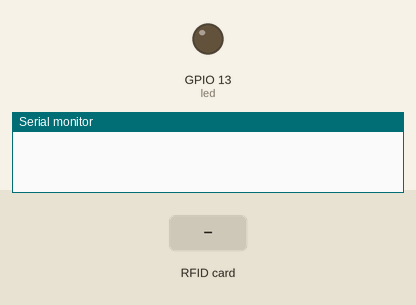
Bench run of a sketch on a simulated ESP32. On the bench: output pins drawn as LEDs (lit = HIGH), the last lines printed to the serial monitor. The test bench sets the inputs (shaded band). Nothing arrives over Bluetooth unless stated.

Above: at 1.2 s.
1.3 s: RFID card CA 10 53 19 held to the reader
At 2.5 s:
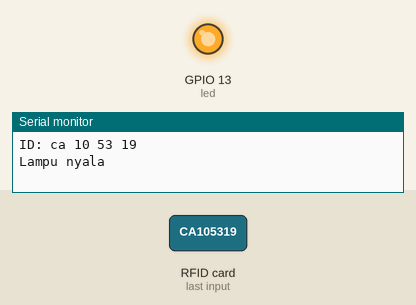
2.8 s: RFID card 17 28 51 34 held to the reader
At 4.0 s:
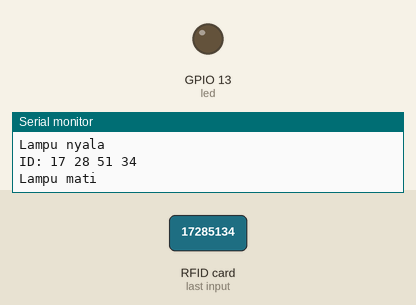
Timing chart, 0 to 5.8 s (numbered marks = the images above; inputs shaded):
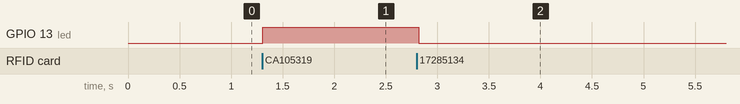

Measured:
- after the input at 1.3 s, GPIO 13 (led): LOW → HIGH at once
- after the input at 2.8 s, GPIO 13 (led): HIGH → LOW at once

The sketch:

RFID.ino
```cpp
#include "BluetoothSerial.h"
#include <MFRC522.h> //library responsible for communicating with the module RFID-RC522
#include <SPI.h> //library responsible for communicating of SPI bus


#if !defined(CONFIG_BT_ENABLED) || !defined(CONFIG_BLUEDROID_ENABLED)
#error Bluetooth is not enabled! Please run `make menuconfig` to and enable it
#endif


#define SS    21
#define RST   22
#define led   13

// Defined pins to module RC522
MFRC522 mfrc522(SS, RST);


BluetoothSerial SerialBT;

void setup() {
  Serial.begin(115200);
  SPI.begin(); // Init SPI bus
  SerialBT.begin("ESP32-miniProject"); //Bluetooth device name
  pinMode(led,OUTPUT);

  // Init MFRC522
  mfrc522.PCD_Init();

}

String Led = "Led mati";

void loop(){
  String code="";
  if ( mfrc522.PICC_IsNewCardPresent()){
    if ( mfrc522.PICC_ReadCardSerial()){
      for(byte i = 0; i < mfrc522.uid.size; i++) {
        String a =  mfrc522.uid.uidByte[i] < 0x10 ? " 0" : " ";
        String b = String ( mfrc522.uid.uidByte[i], HEX);
        String tampung = a+b;
        code = code+tampung;
      }

      Serial.print("ID:");
      Serial.println(code);

      SerialBT.print("ID:");
      SerialBT.println(code);
      mfrc522.PICC_HaltA();

      if(code == " ca 10 53 19" || "17 28 51 34 "){
           if(Led == "Led mati"){
          digitalWrite(led,HIGH);
          Led = "Lampu nyala";
          Serial.println(Led);
        }else{
          digitalWrite(led,LOW);
          Led = "Lampu mati";
          Serial.println(Led);
        }
      }

    }
    }
}
```
